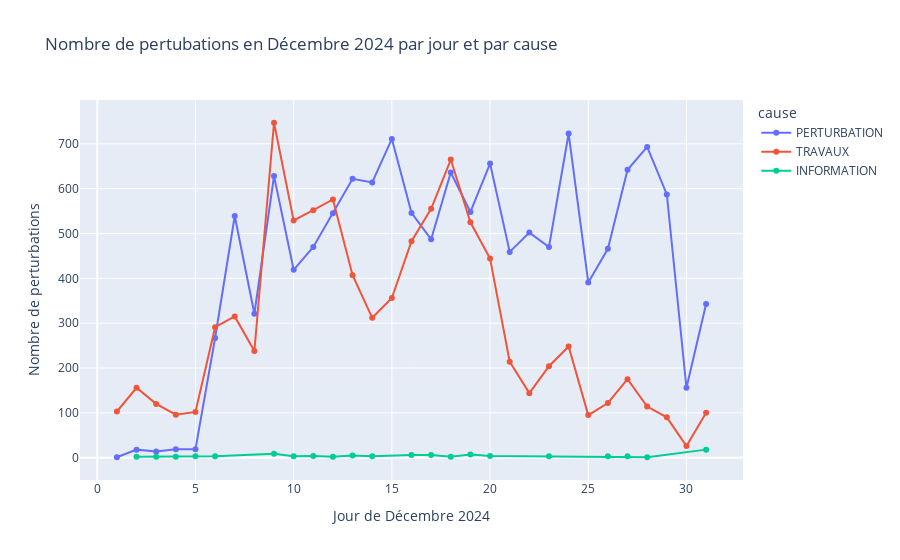

Notebook cell for this chart:
### Code cell
df_dec2024 = df_disruptions[
    (df_disruptions['begin'].dt.year == 2024) &
    (df_disruptions['begin'].dt.month == 12)
].copy()

df_dec2024['day'] = df_dec2024['begin'].dt.day
df_dec2024_daily_cause = (
    df_dec2024
    .groupby(['day', 'cause'], as_index=False)
    .size()
    .rename(columns={'size': 'count'})
)

fig_time_dec2024_cause = px.line(
    df_dec2024_daily_cause,
    x='day',
    y='count',
    color='cause',
    markers=True,
    title='Nombre de pertubations en Décembre 2024 par jour et par cause'
)
fig_time_dec2024_cause.update_layout(
    xaxis_title='Jour de Décembre 2024',
    yaxis_title='Nombre de perturbations',
    hovermode='x'
)
fig_time_dec2024_cause.show()

### Figure 1 — Plotly figure (JSON) as saved in the notebook; plotly's stock layout.template omitted (floating-point values rounded to 4 significant figures)
{"data": [{"hovertemplate": "cause=PERTURBATION<br>day=%{x}<br>count=%{y}<extra></extra>", "legendgroup": "PERTURBATION", "line": {"color": "#636efa", "dash": "solid"}, "marker": {"symbol": "circle"}, "mode": "lines+markers", "name": "PERTURBATION", "orientation": "v", "showlegend": true, "type": "scatter", "x": [1, 2, 3, 4, 5, 6, 7, 8, 9, 10, 11, 12, 13, 14, 15, 16, 17, 18, 19, 20, 21, 22, 23, 24, 25, 26, 27, 28, 29, 30, 31], "xaxis": "x", "y": [1, 18, 14, 19, 19, 267, 539, 321, 628, 419, 470, 545, 622, 614, 711, 546, 487, 636, 548, 656, 459, 502, 470, 723, 391, 466, 642, 693, 587, 156, 343], "yaxis": "y"}, {"hovertemplate": "cause=TRAVAUX<br>day=%{x}<br>count=%{y}<extra></extra>", "legendgroup": "TRAVAUX", "line": {"color": "#EF553B", "dash": "solid"}, "marker": {"symbol": "circle"}, "mode": "lines+markers", "name": "TRAVAUX", "orientation": "v", "showlegend": true, "type": "scatter", "x": [1, 2, 3, 4, 5, 6, 7, 8, 9, 10, 11, 12, 13, 14, 15, 16, 17, 18, 19, 20, 21, 22, 23, 24, 25, 26, 27, 28, 29, 30, 31], "xaxis": "x", "y": [103, 156, 120, 96, 102, 291, 315, 238, 747, 529, 552, 576, 407, 312, 356, 483, 555, 665, 525, 444, 214, 144, 204, 248, 95, 122, 175, 114, 90, 26, 100], "yaxis": "y"}, {"hovertemplate": "cause=INFORMATION<br>day=%{x}<br>count=%{y}<extra></extra>", "legendgroup": "INFORMATION", "line": {"color": "#00cc96", "dash": "solid"}, "marker": {"symbol": "circle"}, "mode": "lines+markers", "name": "INFORMATION", "orientation": "v", "showlegend": true, "type": "scatter", "x": [2, 3, 4, 5, 6, 9, 10, 11, 12, 13, 14, 16, 17, 18, 19, 20, 23, 26, 27, 28, 31], "xaxis": "x", "y": [2, 2, 2, 3, 3, 9, 3, 4, 2, 5, 3, 6, 6, 2, 7, 4, 3, 3, 3, 1, 18], "yaxis": "y"}], "layout": {"hovermode": "x", "legend": {"title": {"text": "cause"}, "tracegroupgap": 0}, "title": {"text": "Nombre de pertubations en Décembre 2024 par jour et par cause"}, "xaxis": {"anchor": "y", "domain": [0, 1], "title": {"text": "Jour de Décembre 2024"}}, "yaxis": {"anchor": "x", "domain": [0, 1], "title": {"text": "Nombre de perturbations"}}}}
